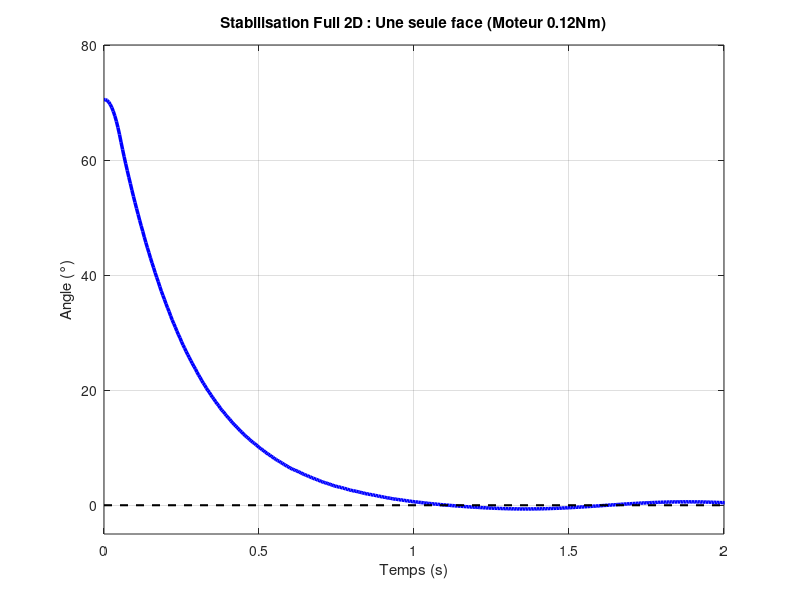

Reproduce this figure in MATLAB.
%% Expérience 3 : Stabilisation Full 2D (Une seule face)
clear all; close all; clc;

% --- Paramètres Physiques FULL 2D (Une face seule) ---
g = 9.81; 
mb = 0.15;       % 150g : Masse d'une face seule + moteur/roue
lb = 0.050;      % 5.0cm : CG d'une face (plus bas qu'en 3D)
Ieq = 0.002;     % Inertie réduite pour une plaque 2D
Cb = 0.001;      

% --- Configuration ---
dt = 0.005; t_final = 3; n_steps = t_final/dt;
theta = zeros(1, n_steps); theta_dot = zeros(1, n_steps); time = zeros(1, n_steps);
theta(1) = deg2rad(70.5); 

% --- Commande ---
Tm_max = 0.12;   % Ton moteur EMAX réel

for k = 1:n_steps-1
    % PID avec paramètres adaptés à la nervosité de la 2D
    Kp = 7; 
    Kd = 1.8;
    error = 0 - theta(k);
    
    % Calcul du couple
    Tm_pid = Kp*error - Kd*theta_dot(k);
    Tm = max(min(Tm_pid, Tm_max), -Tm_max); 
    
    % Dynamique 2D
    % Note : Tm est positif pour remonter vers 0
    % mb*g*lb*sin(theta) est le couple de chute
    theta_ddot = (-mb*g*lb * sin(theta(k)) + Tm - Cb*theta_dot(k)) / Ieq;
    
    % Intégration
    theta_dot(k+1) = theta_dot(k) + theta_ddot * dt;
    theta(k+1) = theta(k) + theta_dot(k) * dt;
    time(k+1) = time(k) + dt;
    
    % Sécurité
    if rad2deg(theta(k+1)) < -20 || rad2deg(theta(k+1)) > 100; break; end
end

% --- Affichage ---
figure('Color', 'w', 'Position', [100 100 900 500]);
plot(time(1:k), rad2deg(theta(1:k)), 'b', 'LineWidth', 2.5);
grid on; hold on;
line([0 t_final], [0 0], 'Color', 'k', 'LineStyle', '--', 'LineWidth', 1.5);

title('Stabilisation Full 2D : Une seule face (Moteur 0.12Nm)');
xlabel('Temps (s)'); ylabel('Angle (°)');
ylim([-5 80]); xlim([0 2]);

% Vérification mathématique du succès
C_gravite_max = mb * g * lb * sin(deg2rad(70.5));
fprintf('Couple Gravité Max : %.3f Nm\n', C_gravite_max);
fprintf('Couple Moteur Max : %.3f Nm\n', Tm_max);
if Tm_max > C_gravite_max
    disp('STATUT : Redressement physiquement possible !');
else
    disp('STATUT : Toujours trop lourd.');
end
